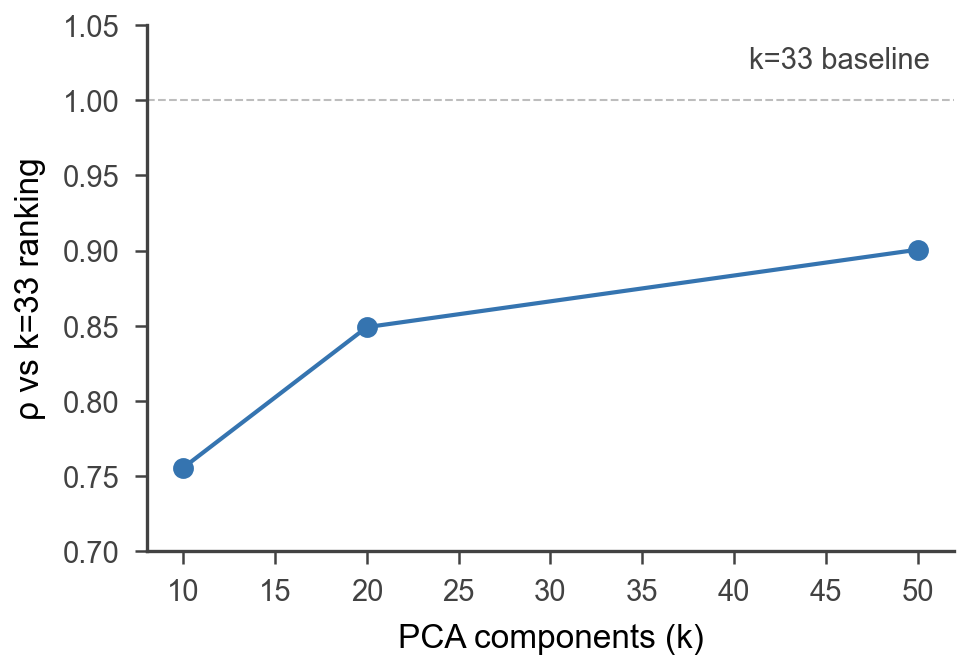
#> input picture figures/panels/figs3a_pca_ranking.png, 969 x 669 px
$ python build_submission_figures.py
#> lines starting #> are read from the running program, lines starting #| are printed output that depends on the picture
#!/usr/bin/env python3
"""
Build submission supplementary figures S1-S3.

Task A: Fix S2 panel labels (A–E individual labels, Arial Bold 9pt).
Task B: Assemble composite S1 and build S3.

Output directory: figures/submission/supplementary/
  figS1_pipeline_validation.pdf          — composite of S1+S7 (panels A–F)
  figS2_parameter_protocol_sensitivity.pdf — fixed labels (panels A–E), then
      panel F appended by the chained scripts/56_add_figs2_panel_f.py (A–F)
  figS3_bootstrap_rankings.pdf            — 4-panel composite (panels A–B)

This script writes only those three. The renumbered S4/S5 keepers
(figS4_matched_scale_control, figS5_markernull) land in the same output
directory but come from other producers. The former S4/S5 cellhint and
SAMap figures were cut from the submission and are no longer written here.
"""

from pathlib import Path

import fitz
from PIL import Image
import numpy as np
import io
import os
import sys

SUPP_DIR = str(Path(__file__).resolve().parent.parent / "figures/supplementary")
OUT_DIR = str(Path(__file__).resolve().parent.parent / "figures/submission/supplementary")
ARIAL_BOLD = "/System/Library/Fonts/Supplemental/Arial Bold.ttf"

# Same fallback as scripts/composite_figS3.py, deliberately duplicated rather than
# shared: cellwarp.figure_style is imported by most of the figure producers, and
# routing a portability patch through it would widen the blast radius for four
# lines of gain. Arial Bold stays the first choice so a macOS rebuild is unchanged;
# elsewhere MuPDF's built-in Helvetica-Bold keeps this script running to the end.
# This matters beyond TASK A: the S3 subprocess call further down is only reached
# if the labelling above survives, so without this the documented route to
# rebuilding figS3 dies here rather than in composite_figS3.py.
LABEL_FONT_FILE = ARIAL_BOLD if os.path.exists(ARIAL_BOLD) else None
LABEL_FONT_DESC = ("Arial Bold" if LABEL_FONT_FILE else
                   "MuPDF built-in Helvetica-Bold (Arial Bold not on this system)")
print(f"Panel-label font: {LABEL_FONT_DESC}")

os.makedirs(OUT_DIR, exist_ok=True)


def add_label(page, text, x, y_baseline, size=9.0):
    """Add a bold label to a PDF page: Arial Bold if present, else Helvetica-Bold."""
    font = (fitz.Font(fontfile=LABEL_FONT_FILE) if LABEL_FONT_FILE
            else fitz.Font(fontname="hebo"))
    tw = fitz.TextWriter(page.rect)
    tw.append(fitz.Point(x, y_baseline), text, font=font, fontsize=size)
    tw.write_text(page)


# ═══════════════════════════════════════════════════════════════════
# TASK A — Figure S2: Fix panel labels
# ═══════════════════════════════════════════════════════════════════

print("=" * 60)
print("TASK A: Figure S2 — Build from individual panel PNGs")
print("=" * 60)

# Build row rasters from individual panel PNGs
PANEL_DIR = str(Path(__file__).resolve().parent.parent / "figures/panels")
panel_pairs = [
    (os.path.join(PANEL_DIR, "figs3a_pca_ranking.png"),
     os.path.join(PANEL_DIR, "figs3b_pca_obsnull.png")),
    (os.path.join(PANEL_DIR, "figs7a_smartseq2.png"),
     os.path.join(PANEL_DIR, "figs7b_smartseq2_fraction.png")),
]

modified_rasters = []
for idx, (left_path, right_path) in enumerate(panel_pairs):
    left = Image.open(left_path)
#> left is the input picture: PIL image 969x669 RGBA; mean R, G, B, A 248.9, 249.3, 249.6, 255
    right = Image.open(right_path)
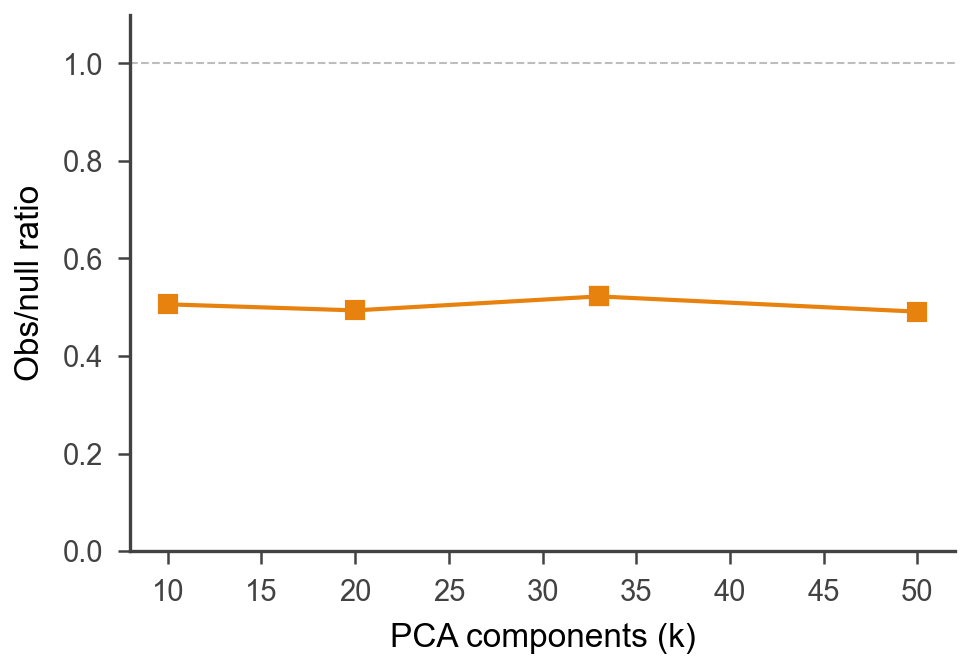
#> input picture figures/panels/figs3b_pca_obsnull.png, 969 x 669 px
#> right is the input picture: PIL image 969x669 RGBA; mean R, G, B, A 250.9, 250.1, 249.3, 255
    # Scale right to match left height
    rh = int(right.height * left.height / right.height)
#> rh = 669
    rw = int(right.width * left.height / right.height)
#> rw = 969
    right = right.resize((rw, rh), Image.LANCZOS)
    # Combine side by side with small gap
    gap = 20
    combined_w = left.width + gap + right.width
#> combined_w = 1958
    combined = Image.new("RGB", (combined_w, left.height), (255, 255, 255))
#> combined: PIL image 1958x669 RGB; every value is 255
    combined.paste(left, (0, 0))
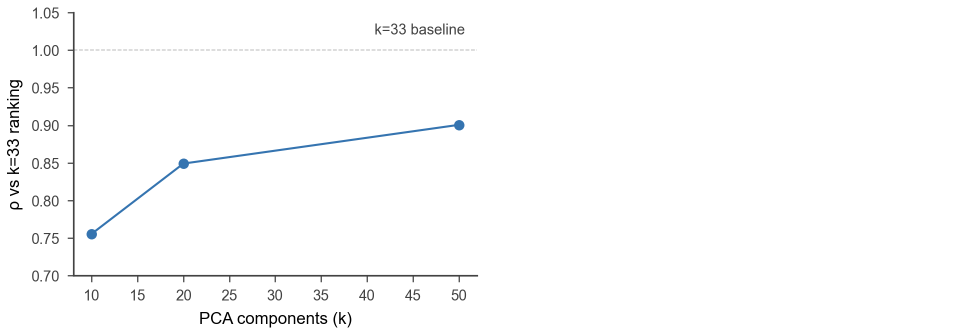
#> combined: PIL image 1958x669 RGB (shown at 1/2 size); mean R, G, B 252, 252.2, 252.4
    combined.paste(right, (left.width + gap, 0))
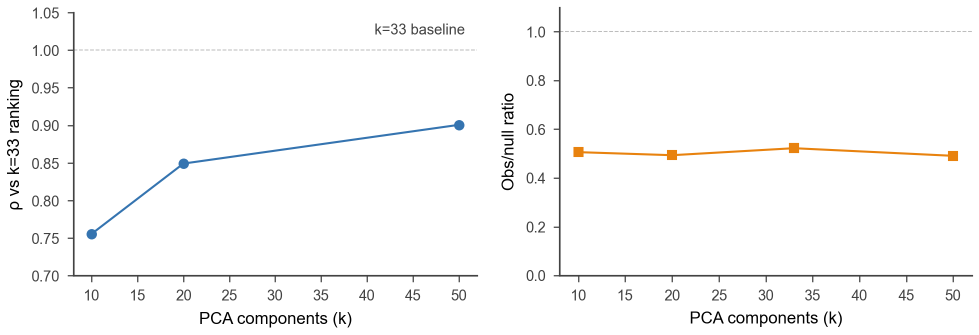
#> combined: PIL image 1958x669 RGB (shown at 1/2 size); mean R, G, B 249.9, 249.8, 249.5
    out_path = f"/tmp/s2_raster_{idx}_clean.png"
    combined.save(out_path, dpi=(300, 300))
    w, h = combined.size
#> w = 1958; h = 669
    modified_rasters.append((out_path, w, h))
    print(f"  Row {idx}: {w}×{h}")
#|   Row 0: 1958×669
#> pass 2 of the loop `for idx, (left_path, right_path) in enumerate(panel_pairs):`:
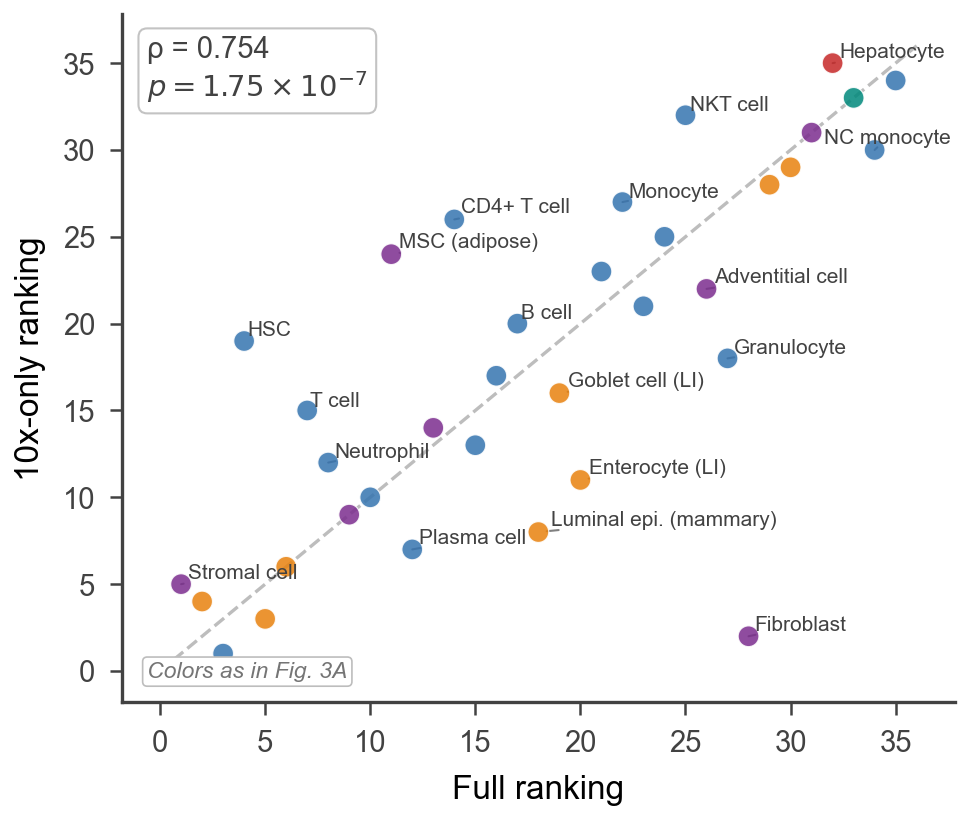
#> input picture figures/panels/figs7a_smartseq2.png, 969 x 820 px
#> left is the input picture: PIL image 969x820 RGBA; mean R, G, B, A 247.5, 247.4, 247.6, 255
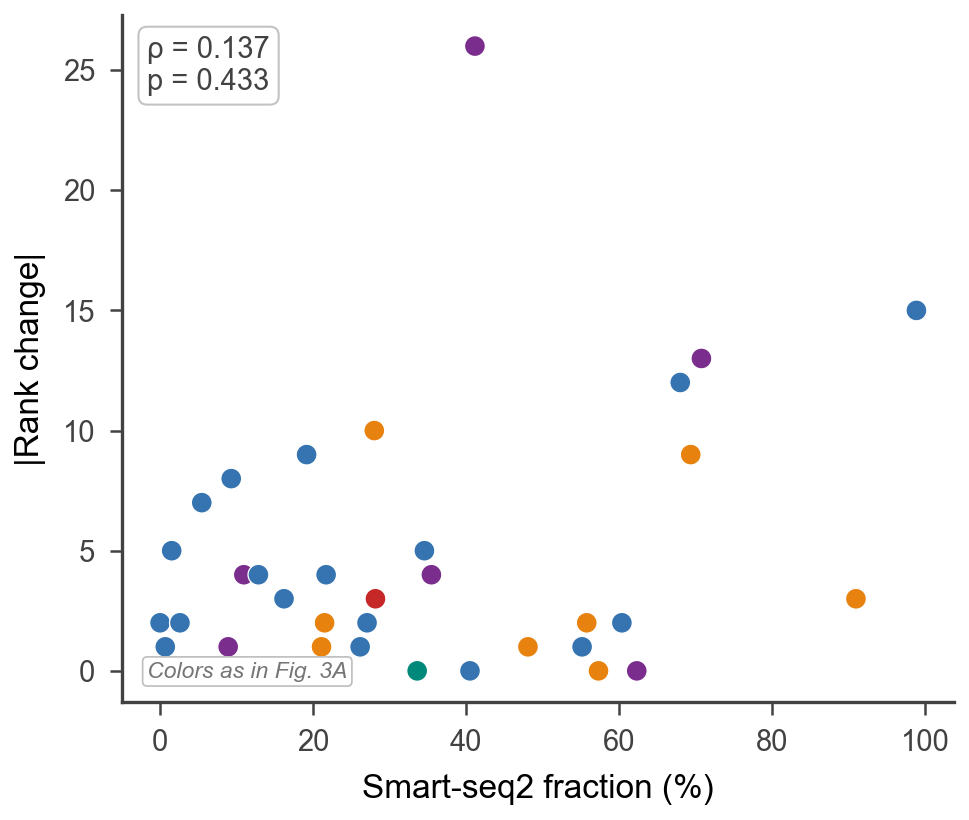
#> input picture figures/panels/figs7b_smartseq2_fraction.png, 969 x 820 px
#> right is the input picture: PIL image 969x820 RGBA; mean R, G, B, A 249.4, 249.3, 249.6, 255
#> `combined.paste(right, (left.width + gap, 0))`:
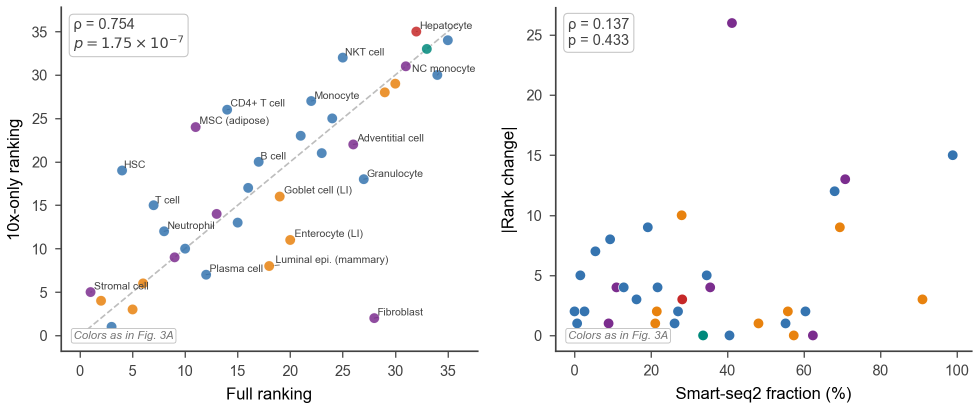
#> combined: PIL image 1958x820 RGB (shown at 1/2 size); mean R, G, B 248.5, 248.4, 248.7
#|   Row 1: 1958×820

# Layout constants
LEFT_MARGIN = 3.6
CONTENT_WIDTH = 382.2
RIGHT_EDGE = LEFT_MARGIN + CONTENT_WIDTH
LABEL_SIZE = 9.0
LABEL_Y_PAD = 3.4
ROW_GAP = 6.0

r0_w, r0_h = modified_rasters[0][1], modified_rasters[0][2]
#> r0_w = 1958; r0_h = 669
r1_w, r1_h = modified_rasters[1][1], modified_rasters[1][2]
#> r1_w = 1958; r1_h = 820
r0_disp_h = r0_h * (CONTENT_WIDTH / r0_w)
#> r0_disp_h = 130.6
r1_disp_h = r1_h * (CONTENT_WIDTH / r1_w)
#> r1_disp_h = 160.1

#> (the run stopped early here; a loop or call above may not have finished)
